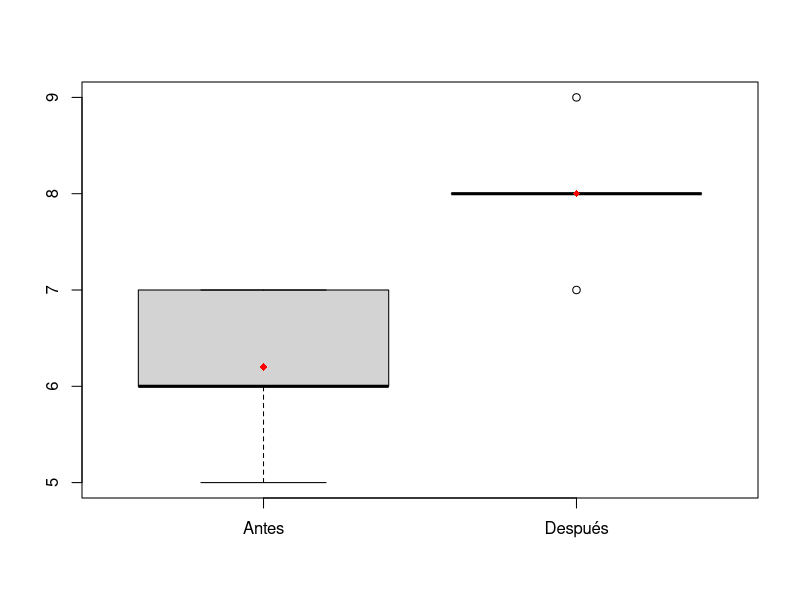
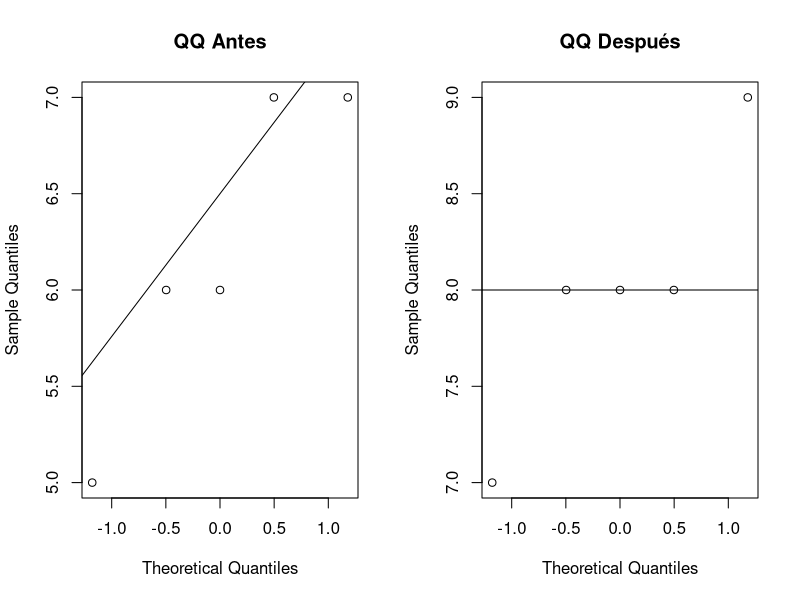

The R source for these figures, in order:


# Datos
antes <- c(7, 6, 5, 6, 7)
despues <- c(8, 7, 8, 8, 9)

# Boxplot
boxplot(antes, despues, names=c("Antes", "Después"))
medias <- c(mean(antes), mean(despues))
points(1:2, medias, pch=18, col="red")

# Q-Q plot
par(mfrow = c(1, 2))
qqnorm(antes, main = "QQ Antes")
qqline(antes)
qqnorm(despues, main = "QQ Después")
qqline(despues)

# Prueba t pareada
t.test(antes, despues, paired = TRUE)